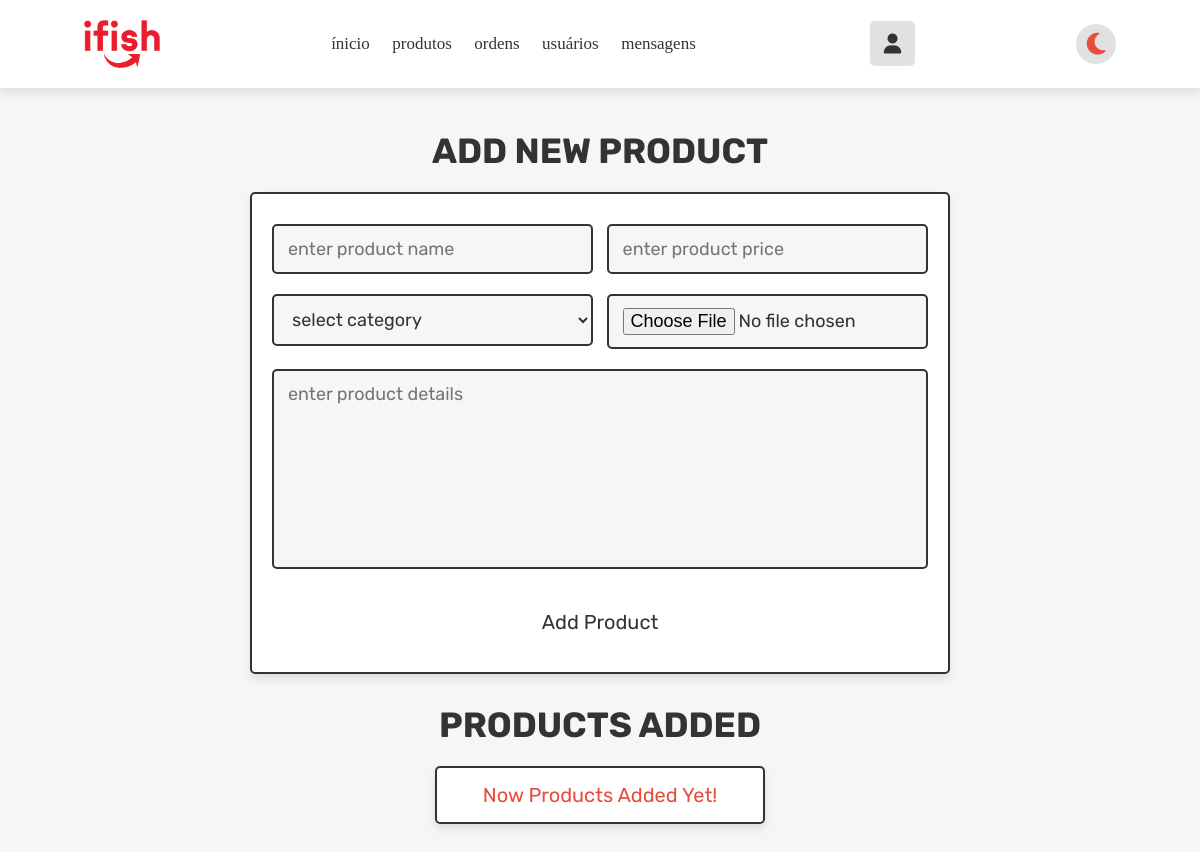
The page /admin_produtos.php (signed in) on the database as committed earlier.
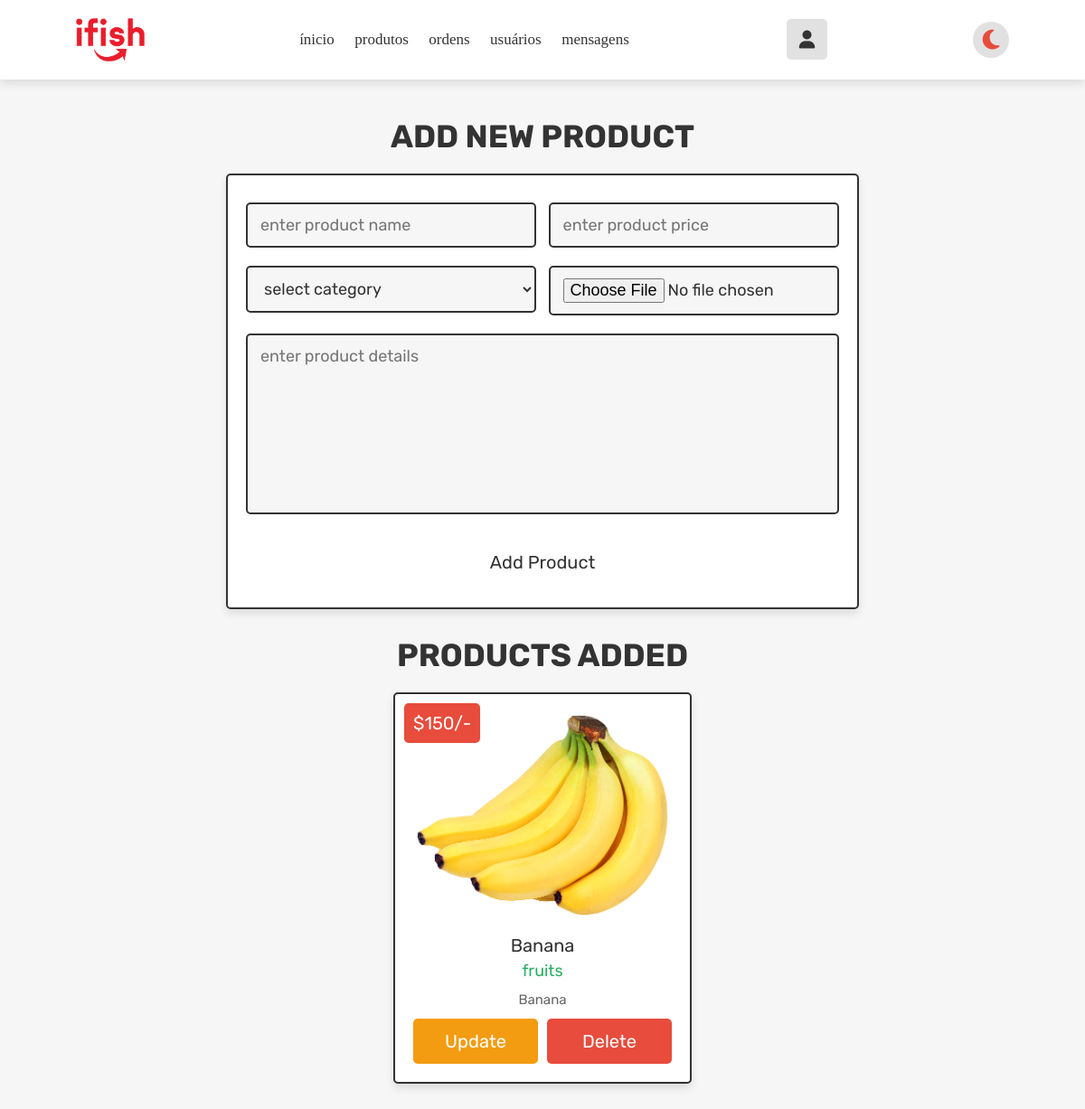
The same page on the database as committed later.
### tables this page shows
CREATE TABLE `produtos` (
  `id` int(100) NOT NULL,
  `nome` varchar(100) NOT NULL,
  `categoria` varchar(20) NOT NULL,
  `detalhes` varchar(500) NOT NULL,
  `preco` int(100) NOT NULL,
  `image` varchar(100) NOT NULL
);

### admin_produtos.php (the view, shortened to what this page needs)
<!DOCTYPE html>
<html lang="en">
<head>
    <link rel="stylesheet" href="css/index.css">
    <link rel="stylesheet" href="css/admin_index.css">
    <link rel="stylesheet" href="css/admin_style.css">
    <link rel="stylesheet" href="css/admin_produtos.css">
    <link rel="stylesheet" href="css/header.css">
    <link rel="stylesheet" href="css/footer.css">
    <link rel="stylesheet" href="https://cdnjs.cloudflare.com/ajax/libs/font-awesome/6.2.0/css/all.min.css" />
</head>
<body class="body">
    <?php include 'admin_header.php'; ?>
    <section class="add-products">
        <h1 class="title">add new product</h1>
        <form action="" method="POST" enctype="multipart/form-data">
            <div class="flex">
                <div class="inputBox">
                    <input type="text" name="name" class="box" required placeholder="enter product name">
                    <select name="categoria" class="box" required>
                        <option value="" selected disabled>select category</option>
                    </select>
                </div>
                <div class="inputBox">
                    <input type="number" min="0" name="preco" class="box" required placeholder="enter product price">
                    <input type="file" name="image" required class="box" accept="image/jpg, image/jpeg, image/png">
                </div>
            </div>
            <textarea name="detalhes" class="box" required placeholder="enter product details" cols="30" rows="10"></textarea>
            <input type="submit" class="btn" value="add product" name="add_product">
        </form>
    </section>
    <section class="show-products">
        <h1 class="title">products added</h1>
        <div class="box-container">
            <?php
            $show_products = $conn->prepare("SELECT * FROM `produtos`");
            $show_products->execute();
            if ($show_products->rowCount() > 0) {
                while ($fetch_products = $show_products->fetch(PDO::FETCH_ASSOC)) {
            ?>
                    <div class="box">
                        <div class="price">$<?= $fetch_products['preco']; ?>/-</div>
                        <img src="uploaded_img/<?= $fetch_products['image']; ?>" alt="">
                        <div class="name"><?= $fetch_products['nome']; ?></div>
                        <div class="cat"><?= $fetch_products['categoria']; ?></div>
                        <div class="details"><?= $fetch_products['detalhes']; ?></div>
                        <div class="flex-btn">
                            <a href="admin_update_product.php?update=<?= $fetch_products['id']; ?>" class="option-btn">update</a>
                            <a href="admin_produtos.php?delete=<?= $fetch_products['id']; ?>" class="delete-btn" onclick="return confirm('delete this product?');">delete</a>
                        </div>
                    </div>
            <?php
                }
            } else {
                echo '<p class="empty">now products added yet!</p>';
            }
            ?>
        </div>
    </section>
</body>
</html>

### admin_header.php (shortened to what this page needs)
<header class="header">
    <img href="index.php" class="ifish-bar" src="img/ifishlogo-red.png" ">
    <nav class=" navbar">
    <a href="admin_index.php">ínicio</a>
    <a href="admin_produtos.php">produtos</a>
    <a href="admin_ordens.php">ordens</a>
    <a href="admin_usuarios.php">usuários</a>
    <a href="admin_mensagens.php">mensagens</a>
    </nav>
    <div class="icons">
        <div class="fas fa-user" id="login-btn"></div>
    </div>
    <div class="icon">
        <div class="fa-solid fa-moon" id="moon"></div>
    </div>
</header>

### css/index.css (style rules this page uses)
:root { --white:#ffffff; --white-medium:#f9f9f9; --light-color:#666; --black:#000000; --red:#cc1825; --dark-red:#9a1e25; --box-shadow:0 0.1rem 0.5rem #ccc; --box-shadow-dark:0 0.1rem 0.5rem rgb(20, 20, 20); }
* { font-family: SulSansRegular; margin:0; padding:0; box-sizing: border-box; outline: none; border:none; text-decoration: none; text-transform: none; transition: all .2s linear; }
html { font-size: 62.5%; overflow-x: hidden; scroll-behavior: smooth; scroll-padding-top: 7rem; }
body { margin: 0; background: var(--white-medium); }
a { outline: hidden; text-decoration: none; text-align: center; }
p { font-size: 13pt; }

### css/admin_style.css (style rules this page uses)
.add-products form { max-width: 70rem; padding:2rem; margin:0 auto; text-align: center; border:var(--border); box-shadow: var(--box-shadow); background-color: var(--white); border-radius: .5rem; }
.add-products form .flex { display: flex; justify-content: space-between; flex-wrap: wrap; }
.add-products form .flex .inputBox { width: 49%; }
.add-products form .box { width: 100%; margin:1rem 0; padding:1.2rem 1.4rem; font-size: 1.8rem; color:var(--black); border-radius: .5rem; background-color: var(--light-bg); border:var(--border); }
.add-products form textarea { height: 20rem; resize: none; }
.show-products { padding-top: 0; }
.show-products .box-container { display: grid; grid-template-columns: repeat(auto-fit, 33rem); gap:1.5rem; align-items: flex-start; justify-content:center; }
.show-products .box-container .box { text-align: center; border:var(--border); box-shadow: var(--box-shadow); background-color: var(--white); border-radius: .5rem; padding:2rem; position: relative; }
.show-products .box-container .box .price { position: absolute; top:1rem; left:1rem; padding:1rem; font-size: 2rem; color:var(--white); background-color: var(--red); border-radius: .5rem; }
.show-products .box-container .box img { width: 100%; margin-bottom: 1rem; }
.show-products .box-container .box .name { margin:.5rem 0; font-size: 2rem; color:var(--black); }
.show-products .box-container .box .cat { font-size: 1.8rem; color:var(--green); }
.show-products .box-container .box .details { padding-top: 1rem; font-size: 1.5rem; line-height: 1.5; color:var(--light-color); }

### css/admin_produtos.css (style rules this page uses)
.add-products { margin-top: 100px; }
.add-products form { max-width: 70rem; padding:2rem; margin:0 auto; text-align: center; border:var(--border); box-shadow: var(--box-shadow); background-color: var(--white); border-radius: .5rem; }
.add-products form .flex { display: flex; justify-content: space-between; flex-wrap: wrap; }
.add-products form .flex .inputBox { width: 49%; }
.add-products form .box { width: 100%; margin:1rem 0; padding:1.2rem 1.4rem; font-size: 1.8rem; color:var(--black); border-radius: .5rem; background-color: var(--light-bg); border:var(--border); }
.add-products form textarea { height: 20rem; resize: none; }
.show-products { padding-top: 0; }
.show-products .box-container { display: grid; grid-template-columns: repeat(auto-fit, 33rem); gap:1.5rem; align-items: flex-start; justify-content:center; }
.show-products .box-container .box { text-align: center; border:var(--border); box-shadow: var(--box-shadow); background-color: var(--white); border-radius: .5rem; padding:2rem; position: relative; }
.show-products .box-container .box .price { position: absolute; top:1rem; left:1rem; padding:1rem; font-size: 2rem; color:var(--white); background-color: var(--red); border-radius: .5rem; }
.show-products .box-container .box img { width: 100%; margin-bottom: 1rem; }
.show-products .box-container .box .name { margin:.5rem 0; font-size: 2rem; color:var(--black); }
.show-products .box-container .box .cat { font-size: 1.8rem; color:var(--green); }
.show-products .box-container .box .details { padding-top: 1rem; font-size: 1.5rem; line-height: 1.5; color:var(--light-color); }

Rows that differ between the two databases and show on the page:
added produtos: preco "150", image (picture), nome "Banana", categoria "fruits", detalhes "Banana"
Other text that changed with them:
text no longer shown: "Now Products Added Yet!"
